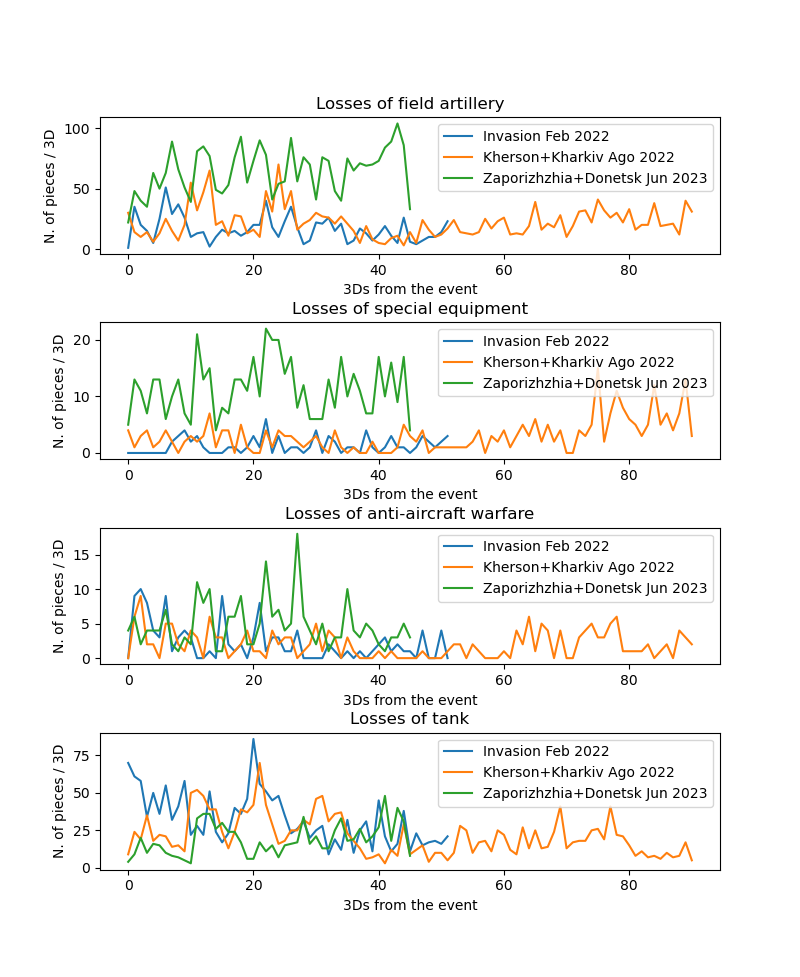

Write Python code to recreate this figure.
import numpy as np
import pandas as pd
import matplotlib.pyplot as plt
import datetime
import requests, json


def path2df(path: str) -> pd.DataFrame:
    """
    Takes a path in input and returns a dataframe. To date, .csv and .json format allowed.
    """
    try:
        if path[-3:] == 'csv':
            df = pd.read_csv(path)
        elif path[-4:] == 'json':
            df = pd.DataFrame(requests.get(path).json())
        else:
            raise Exception("Format not yet implemented")
    except ValueError:
        print("Path is incorrect")
    return df


class RULosses:
    """
    
    Args
    ----
    file_path    : url with data
    corrige_path : url with corrige data
    autoload     : True to automatically load data in member .df
    """
    
    def __init__(self, file_path: str, corrige_path: str='', autoload: bool=False):
        self.file_path = file_path
        self.corrige_path = None if corrige_path == '' else corrige_path
        if autoload: self.import_data()
    
    
    def import_data(self, keep_losses_direction: bool=False):
        # russian losses
        df = path2df(self.file_path)
    
        # data corrige import and apply
        df_corrected = df.copy()
        if self.corrige_path is not None:
            df_corrige      = path2df(self.corrige_path)
            corrige_cols    = df_corrige.columns[2:] # exclude "date" and "day" columns
            subdf_corrected = df_corrected.loc[df.day.isin(df_corrige.day), corrige_cols]
            subdf_corrige   = df_corrige.loc[:, corrige_cols].set_index(subdf_corrected.index)
            df_corrected.loc[subdf_corrected.index, subdf_corrected.columns] = subdf_corrected.add(subdf_corrige)
            assert sum(df_corrected.index.values - df.index.values) == 0 # sanity check 
    
        if not keep_losses_direction:
            df_corrected = df_corrected.drop(columns="greatest losses direction")
   
        self.df = df_corrected
    
        print("Last date available: {}".format(self.df.date.to_numpy()[-1]))


    def resample(self, period: str='D'):
        """
        to transform cumulative into daily, weekly or other period

        Args
        ----
        period : daily ='D', weekly ='W', monthly ='M', do nothing =''
        """
        df = self.df.copy()
        df["date"] = pd.to_datetime(df["date"], format="%Y-%m-%d") # convert date column to proper datetime type
        if period == '': # no resampling
            df.loc[:,~df.columns.isin(["date", "day"])] = df.loc[:,~df.columns.isin(["date", "day"])].fillna(0).astype(int) # replace NaNs with (int) 0s
        else:
            df.loc[:,~df.columns.isin(["date", "day"])] = df.loc[:,~df.columns.isin(["date", "day"])].diff().fillna(0).astype(int) # convert to daily and replace NaNs with (int) 0s
            df["day"] = df["day"] - 1 # correct shift of day
            resA_df   = df.loc[:, ["date", "day"]].resample(period, label='right', on="date").max() # for "day" use max i.e. the day period ends
            resB_df   = df.loc[:, df.columns != "day"].resample(period, label='right', on="date").sum() # for equipment, use accumul per period
            df        = pd.merge(resA_df, resB_df, on="date", how='inner').reset_index() # merge "day" and other columns

        self.period = period
        self.df     = df


    def inspect(self):
        """
        print a diagnostic table with useful info
        """
        print(pd.DataFrame({
                    "features": self.df.dtypes.index,
                    "dtypes": self.df.dtypes.values, 
                    "N. of elems": self.df.size*np.ones(shape=(self.df.dtypes.size,), dtype=int),
                    "NULL perc.": 100*self.df.isnull().mean().values, 
                    "most freq. val": self.df.mode().iloc[0].values
                    }).to_string())

    
    def cond_plot(self, columns: list, events: list, figsize: tuple=(8,6), **kwargs) -> tuple:
        """
        plot data conditionally resampled on multiple events

        x axis is the temporal unit from the event
        y axis is the number of losses per unit of time (that of x axis)
        one subplot per selected column
        
        Args
        ----
        columns : df columns to be plotted on each subplot (stacked vertically)
        events  : dates to set zero of resempling
        figsize : whole figure size
        kwargs  : of pyplot
        """
        # prepare data: dataframe per each event in a dictionary
        df      = self.df.copy()    
        df_dict = {events[j]: None for j in range(len(events))}
        for j in range(len(events)):
            if j != len(events)-1:
                df_dict[events[j]] = df.loc[((df["date"]>=events[j]) & (df["date"]<events[j+1])),columns].reset_index()
            else:
                df_dict[events[j]] = df.loc[(df["date"]>=events[j]),columns].reset_index()

        # produce plot, one subplot per column
        fig, axs = plt.subplots(nrows=len(columns), ncols=1, figsize=figsize)
        if len(columns) == 1: # if no more than 1 subplots axs would be not subscriptable
            axs = [axs]
        for cc in range(len(columns)):
            for event in events:
                df_dict[event][columns[cc]].plot(ax=axs[cc], **kwargs)
            axs[cc].set_ylabel("N. of pieces / " + self.period)
            axs[cc].set_xlabel((self.period if self.period!='' else "Day") + "s from the event")
            axs[cc].title.set_text("Losses of " + columns[cc])
            axs[cc].legend(events if "legend" not in kwargs.keys() else kwargs["legend"], loc="upper right")
        plt.subplots_adjust(hspace=0.5) # give room between stacked subplots
        plt.show() 

        return fig, axs




if __name__ == '__main__':
    loss = RULosses(file_path="https://raw.githubusercontent.com/PetroIvaniuk/2022-Ukraine-Russia-War-Dataset/main/data/russia_losses_equipment.json",
                    corrige_path="", autoload=True)
    
    loss.inspect()
    loss.resample(period='3D')

    loss.cond_plot(
                   columns=["field artillery","special equipment","anti-aircraft warfare","tank"],
                   events=['2022-02-24','2022-08-01','2023-05-01'],
                   legend=['Invasion Feb 2022', 'Kherson+Kharkiv Ago 2022', 'Zaporizhzhia+Donetsk Jun 2023'],
                   figsize=(8,12), ls='-'
                  )
